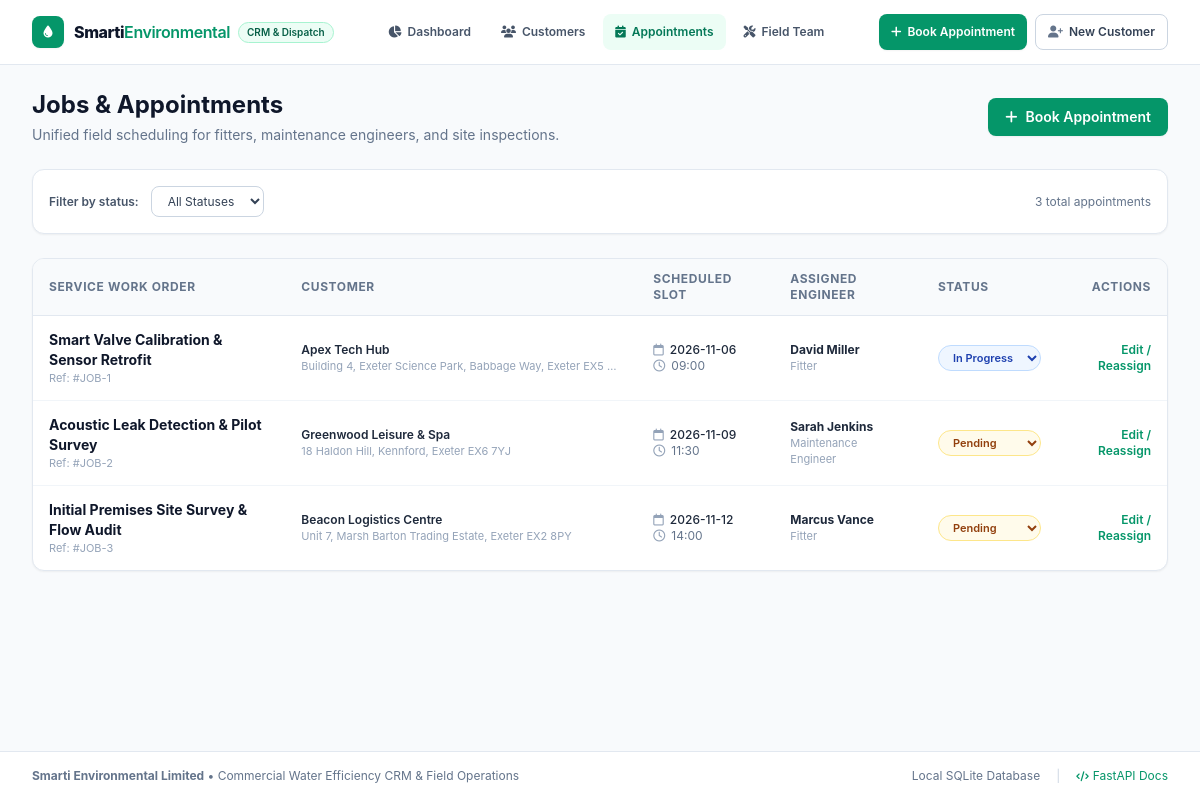
Page /jobs on the committed database.
### app/models.py (models this page shows)
class Job(Base):
    __tablename__ = "jobs"
    id = Column(Integer, primary_key=True, index=True)
    customer_id = Column(Integer, ForeignKey("customers.id"), nullable=False)
    staff_id = Column(Integer, ForeignKey("staff.id"), nullable=True)
    service_type = Column(String(100), nullable=False)
    scheduled_date = Column(String(20), nullable=False)  # YYYY-MM-DD
    scheduled_time = Column(String(10), nullable=False)  # HH:MM
    status = Column(String(30), default="Pending")       # Pending, In Progress, Completed
    location_notes = Column(Text, nullable=True)
    created_at = Column(DateTime, default=datetime.utcnow)
    customer = relationship("Customer", back_populates="jobs")
    staff = relationship("Staff", back_populates="jobs")

class Customer(Base):
    __tablename__ = "customers"
    id = Column(Integer, primary_key=True, index=True)
    name = Column(String(120), nullable=False)
    email = Column(String(120), nullable=False)
    phone = Column(String(40), nullable=False)
    address = Column(Text, nullable=False)
    onboarding_status = Column(String(40), default="New Enquiry")  # New Enquiry, In Progress, Active
    notes = Column(Text, nullable=True)
    created_at = Column(DateTime, default=datetime.utcnow)
    jobs = relationship("Job", back_populates="customer", cascade="all, delete-orphan", order_by="desc(Job.scheduled_date)")

class Staff(Base):
    __tablename__ = "staff"
    id = Column(Integer, primary_key=True, index=True)
    name = Column(String(120), nullable=False)
    role = Column(String(60), nullable=False)  # Fitter, Maintenance Engineer
    email = Column(String(120), nullable=False)
    phone = Column(String(40), nullable=False)
    specialism = Column(String(120), default="Water Systems & Sensors")
    is_active = Column(Integer, default=1)
    jobs = relationship("Job", back_populates="staff")

### main.py (the view)
@app.get("/jobs", response_class=HTMLResponse)
def list_jobs(request: Request, view: str = "upcoming", status: str = None, db: Session = Depends(get_db)):
    jobs = crud.get_jobs(db, status=status, view=view)
    time_ctx = get_gmt_time_context()
    return templates.TemplateResponse(
        request=request,
        name="jobs.html",
        context={
            "active_page": "jobs",
            "jobs": jobs,
            "current_view": view,
            "selected_status": status or "All",
            "now_gmt_time": time_ctx["now_gmt_time"]
        }
    )

### app/templates/jobs.html (shortened to what this page needs)
{% extends "base.html" %}
{% block content %}
<div class="space-y-6">
    <div class="flex flex-col sm:flex-row sm:items-center justify-between gap-4">
        <div>
            <h1 class="text-2xl font-bold text-slate-900">Jobs & Appointments</h1>
            <p class="text-sm text-slate-500 mt-1">Unified field scheduling for fitters, maintenance engineers, and site inspections.</p>
        </div>
        <a href="/jobs/new" class="inline-flex items-center px-4 py-2 border border-transparent text-sm font-semibold rounded-lg shadow-sm text-white bg-emerald-600 hover:bg-emerald-700 transition">
            <i class="fa-solid fa-plus mr-2"></i> Book Appointment
        </a>
    </div>
    <div class="bg-white p-4 rounded-xl border border-slate-200 shadow-sm flex items-center justify-between">
        <form method="get" action="/jobs" class="flex items-center space-x-3 text-xs">
            <span class="font-semibold text-slate-600">Filter by status:</span>
            <select name="status" onchange="this.form.submit()" class="border border-slate-300 rounded-lg px-3 py-1.5 bg-white text-slate-700 focus:outline-none">
                <option value="All" {% if selected_status == 'All' %}selected{% endif %}>All Statuses</option>
            </select>
        </form>
        <span class="text-xs text-slate-500">{{ jobs|length }} total appointments</span>
    </div>
    <div class="bg-white rounded-xl border border-slate-200 shadow-sm overflow-hidden">
        <div class="overflow-x-auto">
            <table class="w-full text-left border-collapse text-xs">
                <thead>
                    <tr class="bg-slate-50 border-b border-slate-200 text-slate-500 font-semibold uppercase tracking-wider">
                        <th class="py-3 px-4">Service Work Order</th>
                        <th class="py-3 px-4">Customer</th>
                        <th class="py-3 px-4">Scheduled Slot</th>
                        <th class="py-3 px-4">Assigned Engineer</th>
                        <th class="py-3 px-4">Status</th>
                        <th class="py-3 px-4 text-right">Actions</th>
                    </tr>
                </thead>
                <tbody class="divide-y divide-slate-100">
                    {% for job in jobs %}
                    <tr class="hover:bg-slate-50 transition">
                        <td class="py-3.5 px-4">
                            <span class="font-bold text-slate-900 block text-sm">{{ job.service_type }}</span>
                            <span class="text-slate-400 text-[11px]">Ref: #JOB-{{ job.id }}</span>
                        </td>
                        <td class="py-3.5 px-4">
                            <a href="/customers/{{ job.customer.id }}" class="font-semibold text-slate-800 hover:text-emerald-600 block">{{ job.customer.name }}</a>
                            <span class="text-slate-400 text-[11px] truncate block max-w-xs">{{ job.customer.address }}</span>
                        </td>
                        <td class="py-3.5 px-4">
                            <div class="font-medium text-slate-800"><i class="fa-regular fa-calendar text-slate-400 mr-1.5"></i>{{ job.scheduled_date }}</div>
                            <div class="text-slate-500"><i class="fa-regular fa-clock text-slate-400 mr-1.5"></i>{{ job.scheduled_time }}</div>
                        </td>
                        <td class="py-3.5 px-4">
                            {% if job.staff %}
                                <div class="font-bold text-slate-800">{{ job.staff.name }}</div>
                                <span class="text-slate-400 text-[11px]">{{ job.staff.role }}</span>
                            {% else %}
                                <span class="px-2 py-0.5 rounded text-[11px] font-medium bg-amber-50 text-amber-700 border border-amber-200">Unassigned</span>
                            {% endif %}
                        </td>
                        <td class="py-3.5 px-4">
                            <form action="/jobs/{{ job.id }}/status" method="post" class="inline">
                                <select name="status" onchange="this.form.submit()" class="text-[11px] font-semibold rounded-full px-2.5 py-1 border focus:outline-none cursor-pointer
                                    {% if job.status == 'Completed' %}bg-emerald-50 text-emerald-800 border-emerald-200
                                    {% elif job.status == 'In Progress' %}bg-blue-50 text-blue-800 border-blue-200
                                    {% else %}bg-amber-50 text-amber-800 border-amber-200{% endif %}">
                                    <option value="Pending" {% if job.status == 'Pending' %}selected{% endif %}>Pending</option>
                                    <option value="In Progress" {% if job.status == 'In Progress' %}selected{% endif %}>In Progress</option>
                                </select>
                            </form>
                        </td>
                        <td class="py-3.5 px-4 text-right">
                            <a href="/jobs/{{ job.id }}/edit" class="text-xs font-semibold text-emerald-600 hover:text-emerald-800">Edit / Reassign</a>
                        </td>
                    </tr>
                    {% else %}
                    <tr>
                        <td colspan="6" class="py-8 text-center text-slate-500 text-sm">No jobs or appointments recorded.</td>
                    </tr>
                    {% endfor %}
                </tbody>
            </table>
        </div>
    </div>
</div>
{% endblock %}

### app/templates/base.html (style rules this page uses)
body { font-family: -apple-system, BlinkMacSystemFont, "Segoe UI", Roboto, Helvetica, Arial, sans-serif; }

### rows in the picture
Job: service_type "Smart Valve Calibration & Sensor Retrofit", id "1", customer.name "Apex Tech Hub", customer.address "Building 4, Exeter Science Park, Babbage Way, Exeter EX5…", scheduled_date "2026-11-06", scheduled_time "09:00", staff.name "David Miller", staff.role "Fitter", status "In Progress"
Job: service_type "Acoustic Leak Detection & Pilot Survey", id "2", customer.name "Greenwood Leisure & Spa", customer.address "18 Haldon Hill, Kennford, Exeter EX6 7YJ", scheduled_date "2026-11-09", scheduled_time "11:30", staff.name "Sarah Jenkins", staff.role "Maintenance Engineer", status "Pending"
Job: service_type "Initial Premises Site Survey & Flow Audit", id "3", customer.name "Beacon Logistics Centre", customer.address "Unit 7, Marsh Barton Trading Estate, Exeter EX2 8PY", scheduled_date "2026-11-12", scheduled_time "14:00", staff.name "Marcus Vance", staff.role "Fitter", status "Pending"

### other values in the picture
{{ jobs|length }} "3"
